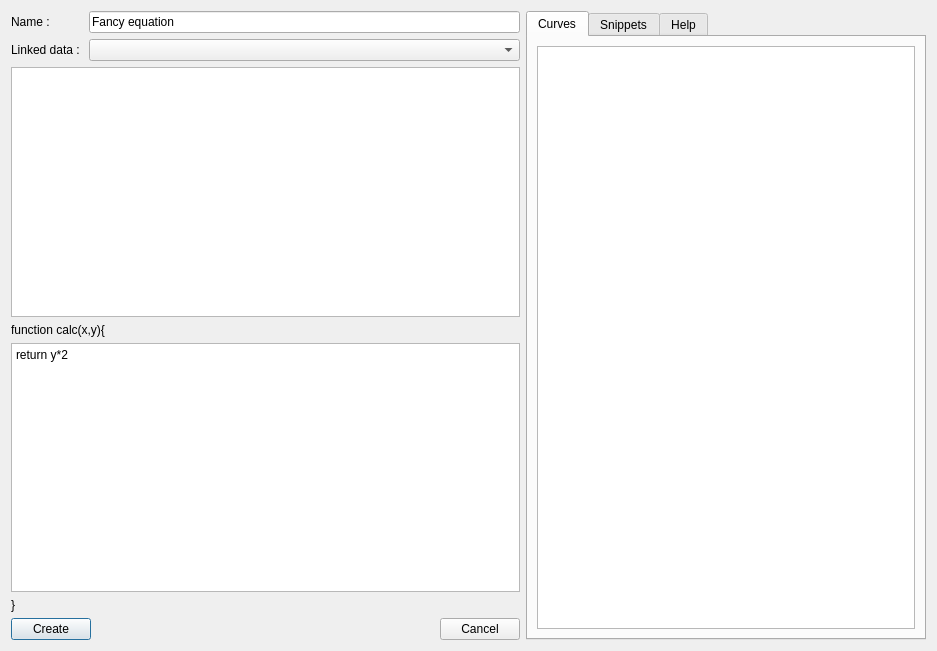
<?xml version="1.0" encoding="UTF-8"?>
<ui version="4.0">
 <class>AddMathPlotDialog</class>
 <widget class="QDialog" name="AddMathPlotDialog">
  <property name="geometry">
   <rect>
    <x>0</x>
    <y>0</y>
    <width>937</width>
    <height>651</height>
   </rect>
  </property>
  <property name="windowTitle">
   <string>Add math plot</string>
  </property>
  <layout class="QGridLayout" name="gridLayout">
   <item row="3" column="0">
    <widget class="QPlainTextEdit" name="mathEquation">
     <property name="plainText">
      <string>return y*2</string>
     </property>
     <property name="placeholderText">
      <string>e.g. &quot;return y*2&quot;</string>
     </property>
    </widget>
   </item>
   <item row="2" column="0">
    <widget class="QLabel" name="label">
     <property name="text">
      <string>function calc(x,y){</string>
     </property>
    </widget>
   </item>
   <item row="4" column="0">
    <widget class="QLabel" name="label_4">
     <property name="text">
      <string>}</string>
     </property>
    </widget>
   </item>
   <item row="5" column="0">
    <layout class="QHBoxLayout" name="horizontalLayout">
     <item>
      <widget class="QPushButton" name="pushButtonDone">
       <property name="text">
        <string>Create</string>
       </property>
       <property name="default">
        <bool>true</bool>
       </property>
      </widget>
     </item>
     <item>
      <spacer name="horizontalSpacer">
       <property name="orientation">
        <enum>Qt::Horizontal</enum>
       </property>
       <property name="sizeHint" stdset="0">
        <size>
         <width>40</width>
         <height>20</height>
        </size>
       </property>
      </spacer>
     </item>
     <item>
      <widget class="QPushButton" name="pushButtonCancel">
       <property name="text">
        <string>Cancel</string>
       </property>
       <property name="autoDefault">
        <bool>true</bool>
       </property>
      </widget>
     </item>
    </layout>
   </item>
   <item row="0" column="0">
    <layout class="QFormLayout" name="formLayout">
     <item row="2" column="0">
      <widget class="QLabel" name="label_3">
       <property name="text">
        <string>Name :</string>
       </property>
      </widget>
     </item>
     <item row="3" column="0">
      <widget class="QLabel" name="label_2">
       <property name="text">
        <string>Linked data : </string>
       </property>
      </widget>
     </item>
     <item row="2" column="1">
      <widget class="QLineEdit" name="nameLineEdit">
       <property name="text">
        <string>Fancy equation</string>
       </property>
      </widget>
     </item>
     <item row="3" column="1">
      <widget class="QComboBox" name="linkedChannelCombobox">
       <property name="sizePolicy">
        <sizepolicy hsizetype="Expanding" vsizetype="Fixed">
         <horstretch>0</horstretch>
         <verstretch>0</verstretch>
        </sizepolicy>
       </property>
      </widget>
     </item>
    </layout>
   </item>
   <item row="1" column="0">
    <widget class="QPlainTextEdit" name="globalVarsTextField">
     <property name="plainText">
      <string/>
     </property>
     <property name="placeholderText">
      <string>You can init global variables or methodes here</string>
     </property>
    </widget>
   </item>
   <item row="0" column="1" rowspan="6">
    <widget class="QTabWidget" name="tabWidget">
     <property name="sizePolicy">
      <sizepolicy hsizetype="Minimum" vsizetype="Expanding">
       <horstretch>0</horstretch>
       <verstretch>0</verstretch>
      </sizepolicy>
     </property>
     <property name="minimumSize">
      <size>
       <width>400</width>
       <height>0</height>
      </size>
     </property>
     <property name="currentIndex">
      <number>0</number>
     </property>
     <widget class="QWidget" name="tab">
      <attribute name="title">
       <string>Curves</string>
      </attribute>
      <layout class="QVBoxLayout" name="verticalLayout">
       <item>
        <widget class="QListWidget" name="curvesListWidget">
         <property name="focusPolicy">
          <enum>Qt::NoFocus</enum>
         </property>
        </widget>
       </item>
      </layout>
     </widget>
     <widget class="QWidget" name="tab_2">
      <attribute name="title">
       <string>Snippets</string>
      </attribute>
      <layout class="QVBoxLayout" name="verticalLayout_2">
       <item>
        <widget class="QListWidget" name="snippetsListWidget"/>
       </item>
       <item>
        <widget class="QPlainTextEdit" name="snippetTextEdit">
         <property name="readOnly">
          <bool>true</bool>
         </property>
        </widget>
       </item>
      </layout>
     </widget>
     <widget class="QWidget" name="tab_3">
      <attribute name="title">
       <string>Help</string>
      </attribute>
      <layout class="QVBoxLayout" name="verticalLayout_3">
       <item>
        <widget class="QTextBrowser" name="helpBrowser">
         <property name="html">
          <string>&lt;!DOCTYPE HTML PUBLIC &quot;-//W3C//DTD HTML 4.0//EN&quot; &quot;http://www.w3.org/TR/REC-html40/strict.dtd&quot;&gt;
&lt;html&gt;&lt;head&gt;&lt;meta name=&quot;qrichtext&quot; content=&quot;1&quot; /&gt;&lt;style type=&quot;text/css&quot;&gt;
p, li { white-space: pre-wrap; }
&lt;/style&gt;&lt;/head&gt;&lt;body style=&quot; font-family:'Noto Sans'; font-size:10pt; font-weight:400; font-style:normal;&quot;&gt;
&lt;p style=&quot; margin-top:0px; margin-bottom:0px; margin-left:0px; margin-right:0px; -qt-block-indent:0; text-indent:0px;&quot;&gt;&lt;span style=&quot; font-weight:600;&quot;&gt;Linked data&lt;/span&gt;&lt;/p&gt;
&lt;p style=&quot; margin-top:0px; margin-bottom:0px; margin-left:0px; margin-right:0px; -qt-block-indent:0; text-indent:0px;&quot;&gt;This is the curve used for the x and y in the calc(x,y) method.&lt;/p&gt;
&lt;p style=&quot;-qt-paragraph-type:empty; margin-top:0px; margin-bottom:0px; margin-left:0px; margin-right:0px; -qt-block-indent:0; text-indent:0px;&quot;&gt;&lt;br /&gt;&lt;/p&gt;
&lt;p style=&quot; margin-top:0px; margin-bottom:0px; margin-left:0px; margin-right:0px; -qt-block-indent:0; text-indent:0px;&quot;&gt;&lt;span style=&quot; font-weight:600;&quot;&gt;Global variables and equation fields&lt;/span&gt;&lt;/p&gt;
&lt;p style=&quot; margin-top:0px; margin-bottom:0px; margin-left:0px; margin-right:0px; -qt-block-indent:0; text-indent:0px;&quot;&gt;These are the fields where you enter your equation.&lt;/p&gt;
&lt;p style=&quot; margin-top:0px; margin-bottom:0px; margin-left:0px; margin-right:0px; -qt-block-indent:0; text-indent:0px;&quot;&gt;The code is parsed as javascript, with the &amp;quot;Math&amp;quot; namespace being sourced : e.g. &amp;quot;Math.cos()&amp;quot; and &amp;quot;cos()&amp;quot; are the same.&lt;/p&gt;
&lt;p style=&quot; margin-top:0px; margin-bottom:0px; margin-left:0px; margin-right:0px; -qt-block-indent:0; text-indent:0px;&quot;&gt;In the top text field you can add methods or global variables.&lt;/p&gt;
&lt;p style=&quot;-qt-paragraph-type:empty; margin-top:0px; margin-bottom:0px; margin-left:0px; margin-right:0px; -qt-block-indent:0; text-indent:0px;&quot;&gt;&lt;br /&gt;&lt;/p&gt;
&lt;p style=&quot; margin-top:0px; margin-bottom:0px; margin-left:0px; margin-right:0px; -qt-block-indent:0; text-indent:0px;&quot;&gt;The method defined in the bottom text field is called for each point of the &amp;quot;linked data&amp;quot; and must return a number (or NaN).  The method contains the arguments &amp;quot;x&amp;quot;, &amp;quot;y&amp;quot; and &amp;quot;$$CURVE$$&amp;quot;, where &amp;quot;CURVE&amp;quot; can be any other curve's name.&lt;/p&gt;
&lt;p style=&quot;-qt-paragraph-type:empty; margin-top:0px; margin-bottom:0px; margin-left:0px; margin-right:0px; -qt-block-indent:0; text-indent:0px;&quot;&gt;&lt;br /&gt;&lt;/p&gt;
&lt;p style=&quot; margin-top:0px; margin-bottom:0px; margin-left:0px; margin-right:0px; -qt-block-indent:0; text-indent:0px;&quot;&gt;&lt;span style=&quot; font-weight:600;&quot;&gt;Curves tab&lt;/span&gt;&lt;/p&gt;
&lt;p style=&quot; margin-top:0px; margin-bottom:0px; margin-left:0px; margin-right:0px; -qt-block-indent:0; text-indent:0px;&quot;&gt;Double click on the curve to insert it at your cursor.&lt;/p&gt;
&lt;p style=&quot;-qt-paragraph-type:empty; margin-top:0px; margin-bottom:0px; margin-left:0px; margin-right:0px; -qt-block-indent:0; text-indent:0px;&quot;&gt;&lt;br /&gt;&lt;/p&gt;
&lt;p style=&quot; margin-top:0px; margin-bottom:0px; margin-left:0px; margin-right:0px; -qt-block-indent:0; text-indent:0px;&quot;&gt;&lt;span style=&quot; font-weight:600;&quot;&gt;Snippets tab&lt;/span&gt;&lt;/p&gt;
&lt;p style=&quot; margin-top:0px; margin-bottom:0px; margin-left:0px; margin-right:0px; -qt-block-indent:0; text-indent:0px;&quot;&gt;Single click to preview, double click to apply the snippet.&lt;/p&gt;&lt;/body&gt;&lt;/html&gt;</string>
         </property>
        </widget>
       </item>
      </layout>
     </widget>
    </widget>
   </item>
  </layout>
 </widget>
 <resources/>
 <connections>
  <connection>
   <sender>pushButtonDone</sender>
   <signal>clicked()</signal>
   <receiver>AddMathPlotDialog</receiver>
   <slot>accept()</slot>
   <hints>
    <hint type="sourcelabel">
     <x>296</x>
     <y>276</y>
    </hint>
    <hint type="destinationlabel">
     <x>199</x>
     <y>149</y>
    </hint>
   </hints>
  </connection>
  <connection>
   <sender>pushButtonCancel</sender>
   <signal>clicked()</signal>
   <receiver>AddMathPlotDialog</receiver>
   <slot>reject()</slot>
   <hints>
    <hint type="sourcelabel">
     <x>103</x>
     <y>276</y>
    </hint>
    <hint type="destinationlabel">
     <x>199</x>
     <y>149</y>
    </hint>
   </hints>
  </connection>
 </connections>
</ui>
